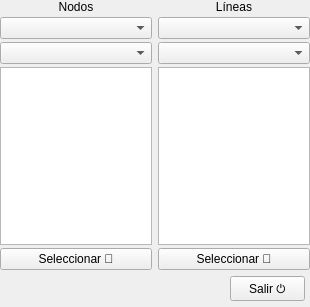
<?xml version="1.0" encoding="UTF-8"?>
<ui version="4.0">
 <class>Form</class>
 <widget class="QWidget" name="Form">
  <property name="windowModality">
   <enum>Qt::NonModal</enum>
  </property>
  <property name="geometry">
   <rect>
    <x>0</x>
    <y>0</y>
    <width>310</width>
    <height>307</height>
   </rect>
  </property>
  <property name="windowTitle">
   <string>Elementos Navegados</string>
  </property>
  <widget class="QWidget" name="horizontalLayoutWidget">
   <property name="geometry">
    <rect>
     <x>0</x>
     <y>0</y>
     <width>310</width>
     <height>270</height>
    </rect>
   </property>
   <layout class="QHBoxLayout" name="horizontalLayout">
    <item>
     <layout class="QVBoxLayout" name="verticalLayout">
      <property name="spacing">
       <number>3</number>
      </property>
      <item>
       <widget class="QLabel" name="label">
        <property name="text">
         <string>Nodos</string>
        </property>
        <property name="alignment">
         <set>Qt::AlignCenter</set>
        </property>
       </widget>
      </item>
      <item>
       <widget class="QComboBox" name="cmbTensionNodos"/>
      </item>
      <item>
       <widget class="QComboBox" name="cmbElementosNodos"/>
      </item>
      <item>
       <widget class="QListWidget" name="liwNodos"/>
      </item>
      <item>
       <widget class="QPushButton" name="cmdSeleccionarNodos">
        <property name="text">
         <string>Seleccionar 🎯</string>
        </property>
       </widget>
      </item>
     </layout>
    </item>
    <item>
     <layout class="QVBoxLayout" name="verticalLayout_2">
      <property name="spacing">
       <number>3</number>
      </property>
      <item>
       <widget class="QLabel" name="label_2">
        <property name="text">
         <string>Líneas</string>
        </property>
        <property name="alignment">
         <set>Qt::AlignCenter</set>
        </property>
       </widget>
      </item>
      <item>
       <widget class="QComboBox" name="cmbTensionLineas"/>
      </item>
      <item>
       <widget class="QComboBox" name="cmbFasesLineas"/>
      </item>
      <item>
       <widget class="QListWidget" name="liwLineas"/>
      </item>
      <item>
       <widget class="QPushButton" name="cmdSeleccionarLineas">
        <property name="text">
         <string>Seleccionar 🎯</string>
        </property>
       </widget>
      </item>
     </layout>
    </item>
   </layout>
  </widget>
  <widget class="QPushButton" name="cmdSalir">
   <property name="geometry">
    <rect>
     <x>230</x>
     <y>276</y>
     <width>75</width>
     <height>25</height>
    </rect>
   </property>
   <property name="text">
    <string>Salir ⏻</string>
   </property>
  </widget>
 </widget>
 <tabstops>
  <tabstop>liwNodos</tabstop>
  <tabstop>liwLineas</tabstop>
 </tabstops>
 <resources/>
 <connections/>
</ui>
